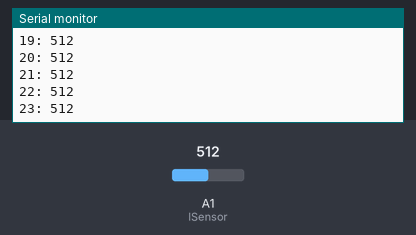
The sketch below on a simulated Arduino Uno, built with avr-gcc and run on an emulated ATmega328P. On the bench: the last lines printed to the serial monitor. Inputs (shaded band) come from the test bench; at power-on: A1 (lSensor) = 512.

Above: at 1.2 s.
1.3 s: A1 (lSensor) set to 716
At 1.33 s:
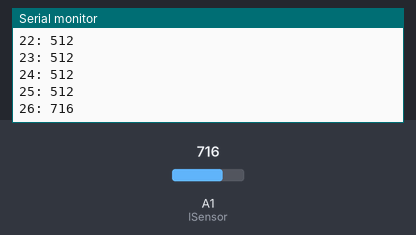
2.8 s: A1 (lSensor) set to 900
At 2.84 s:
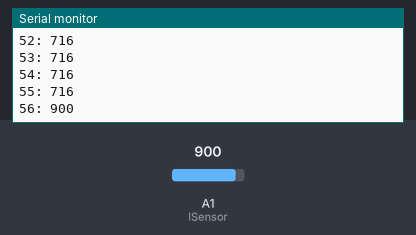
Timing chart, 0 to 5.8 s (numbered marks = the images above; inputs shaded):
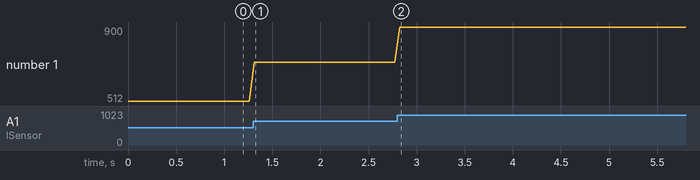

The sketch:

SerialWritePhotoresistor.ino.ino
```cpp
const int lSensor = A1;
int time = 0;
int lightVal;

void setup() {
  pinMode(lSensor, INPUT);
  Serial.begin(9600);
}

void loop() {
  lightVal = analogRead(lSensor);
  Serial.println(String(time) + ": " + String(lightVal));
  time += 1;
  delay(50);
  Serial.flush();
}
```

Measured:
- after the input at 1.3 s, the serial monitor: prints a new line at once (image 1)
- plotted number 1: 512 → 716 after the input at 1.3 s
